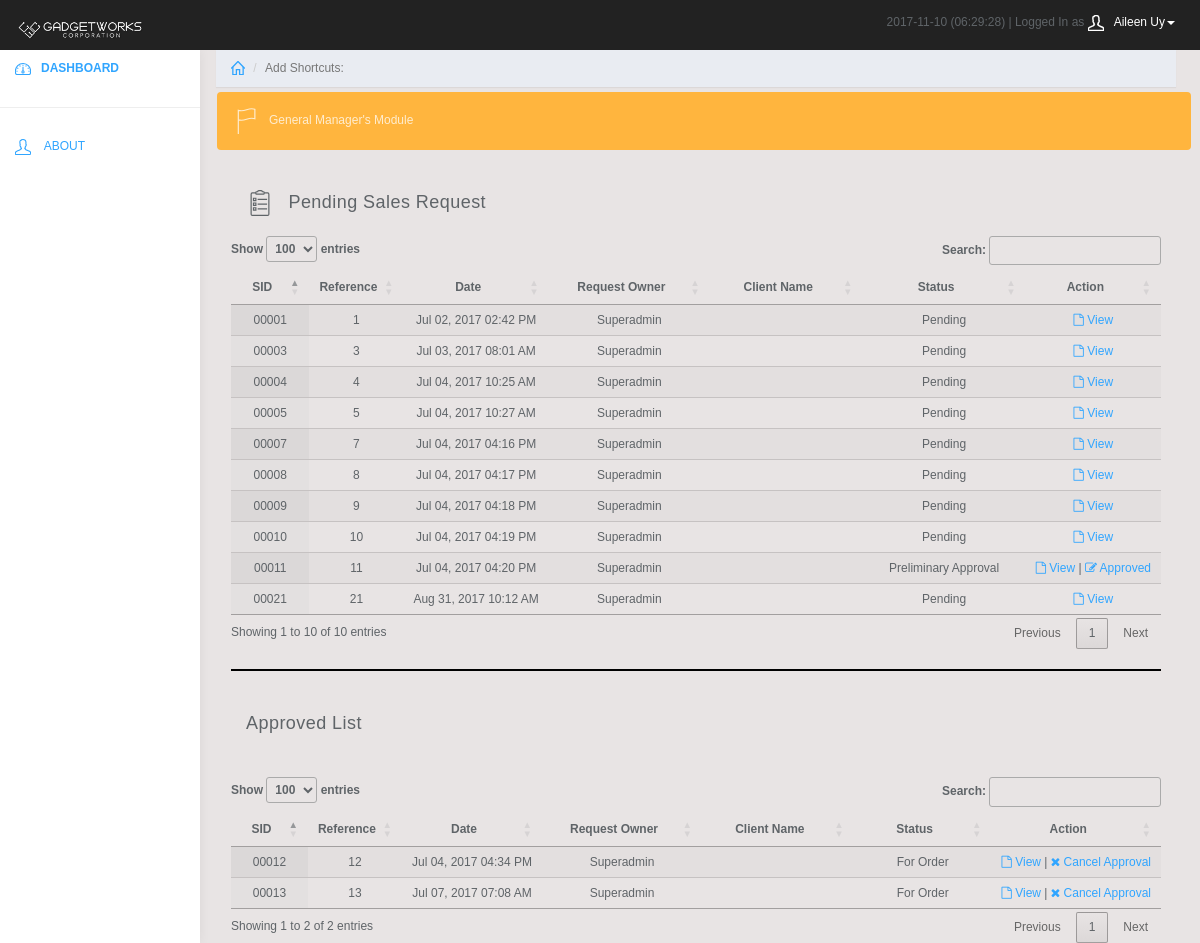
Screenshot of /branch/gm_view.php (signed in) with the database file from the repository.
### tables this page shows
CREATE TABLE `entity` (
  `ID` int(11) NOT NULL AUTO_INCREMENT,
  `Name` varchar(120) NOT NULL,
  `Address` varchar(225) NOT NULL,
  `Phone` varchar(120) NOT NULL,
  `Birthdate` datetime NOT NULL,
  `Username` varchar(120) NOT NULL,
  `Password` varchar(45) NOT NULL,
  `Level` int(11) NOT NULL,
  `Type` int(11) NOT NULL,
  `Mark` int(11) NOT NULL,
  PRIMARY KEY (`ID`)
);

CREATE TABLE `sales_head` (
  `ID` int(11) NOT NULL AUTO_INCREMENT,
  `Reference` bigint(22) NOT NULL DEFAULT '0',
  `Source` int(11) NOT NULL DEFAULT '0',
  `Destination` int(11) NOT NULL DEFAULT '0',
  `Comment` varchar(45) NOT NULL DEFAULT '',
  `Date` datetime NOT NULL DEFAULT '0000-00-00 00:00:00',
  `Mark` int(11) NOT NULL DEFAULT '0',
  `Creator` int(11) NOT NULL DEFAULT '0',
  `Type` int(11) NOT NULL DEFAULT '0',
  `DeliveryDate` datetime NOT NULL DEFAULT '0000-00-00 00:00:00',
  `TermID` int(11) NOT NULL DEFAULT '1',
  `ContactID` int(11) NOT NULL DEFAULT '1',
  `Approved` int(1) NOT NULL DEFAULT '0',
  `ManagerApproval` int(11) NOT NULL DEFAULT '0',
  `SecondaryApproval` int(11) NOT NULL DEFAULT '0',
  `DeliveryCharge` decimal(10,2) NOT NULL DEFAULT '0.00',
  `BDF` decimal(10,2) NOT NULL DEFAULT '0.00',
  `AccountingApproval` int(11) NOT NULL DEFAULT '0',
  `Status` int(11) NOT NULL DEFAULT '0',
  PRIMARY KEY (`ID`)
);

### branch/gm_view.php (the view, shortened to what this page needs)
<html>
	<?php require_once("../resource/sections/branch_header.php"); ?>
	<body>
		<?php
			require_once("../resource/sections/branch_banner.php");
			require_once("../resource/sections/branch_menu.php");
		?>
		<link rel="stylesheet" type="text/css" href="https://cdn.datatables.net/1.10.11/css/jquery.dataTables.min.css"/>
		<link rel="stylesheet" type="text/css" href="https://cdn.datatables.net/responsive/2.0.2/css/responsive.dataTables.min.css"/>
		<div class="col-sm-9 col-sm-offset-3 col-lg-10 col-lg-offset-2 main">
		<?php require_once("../resource/sections/branch_shortcuts.php"); ?>
			<div>
				<div class="row" style="margin-left:1px;">
					<a href="#">
					<div class="row" style="margin-top:5px"><div class="alert bg-warning" role="alert"><svg class="glyph stroked flag"><use xlink:href="#stroked-flag"></use></svg>General Manager's Module</span></a></div></div>
					<div class="panel-heading"><svg class="glyph stroked clipboard with paper"><use xlink:href="#stroked-clipboard-with-paper"></use></svg>   Pending Sales Request</div>
				</div>
				<div class="table-wrapper">
			        	<table id="patients" class="display responsive nowrap selecttable" cellspacing="0" width="100%">
						<?php
							require_once("../resource/database/hive.php");
							$sqlquery = "SELECT
									    S.`ID`,
									    S.`Reference`,
									    E.`Name`,
									    ET.`Name`,
									    S.`Date`,
									    SUM(P.`Amount`) AS 'Amount',
									    S.`Type`,
									    S.`Comment`,
									    S.`Mark`,
									    S.`Approved`,
									    S.`ManagerApproval`,
									    S.`SecondaryApproval`
									FROM
									    `sales_head` AS S
									        LEFT JOIN
									    `entity` AS E ON E.`ID` =S.`Source`
									        LEFT JOIN
									    `entity` AS ET ON ET.`ID` = S.`Destination`
									        LEFT JOIN
									    `particular_sales` AS P ON P.`Sales` = S.`ID`
									WHERE
									    S.`Mark` = 1
									    AND S.`ManagerApproval` = 0
									GROUP BY S.`ID`
									ORDER BY `ID` DESC";
							$result = mysqli_query($mysqli, $sqlquery);
							echo '<thead>';
							echo '<tr style="text-align:center;font-weight:bold;">';
							echo '<th style="width:10%;text-align:center;" data-priority="1">SID</th>';
							echo '<th style="width:10%;text-align:center;" data-priority="2">Reference</th>';
							echo '<th style="width:15%;text-align:center;" data-priority="3">Date</th>';
							echo '<th style="width:20%;text-align:center;" data-priority="4">Request Owner</th>';
							echo '<th style="width:20%;text-align:center;" data-priority="4">Client Name</th>';
							echo '<th style="width:20%;text-align:center;" data-priority="6">Status</th>';
							echo '<th style="width:10%;text-align:center;" data-priority="8">Action</th>';
							echo '</tr></thead><tbody>';
							for($i=0; $i < mysqli_num_rows($result); $i++)
							{
								echo '<tr style="text-align:center;">';
								$result->data_seek($i);
				    				$row = $result->fetch_row();
								echo '<td>'.sprintf('%05d', $row[0]).'</td>';
								echo '<td>'.$row[1].'</td>';
								echo '<td>'.date("M d, Y h:i A", strtotime($row[4])).'</td>';
								echo '<td>'.ucwords(strtolower($row[2])).'</td>';
								echo '<td>'.ucwords(strtolower($row[3])).'</td>';
								if($row[9] == 1 && $row[10] == 0) echo "<td>Preliminary Approval</td>";
								else if ($row[9] == 2) echo "<td>Secondary Approval</td>";
								else echo "<td>Pending</td>" ;
								if($row[9] == 1) echo '<td><a href="pdf-sales.php?id='.$row[0].'&action=view" target="_blank"><i class="fa fa-file-o" aria-hidden="true"></i> View</a>&nbsp|&nbsp<a href="gm_view.php?approved='.$row[0].'&type='.$row[6].'"><i class="fa fa-pencil-square-o" aria-hidden="true"></i> Approved</a></td>';
								else if($row[9] == 0) echo '<td><a href="pdf-sales.php?id='.$row[0].'&action=view" target="_blank"><i class="fa fa-file-o" aria-hidden="true"></i> View</a></td>';
								echo '</tr>';
							}
						?>
						</tbody>
					</table>
				</div>
				<hr style="border-top: 2px solid black;">
				<div class="panel-heading"> Approved List</div>
				<table class="table" style="width:100%;font-size:12px">
			        	<table id="patients2" class="display responsive nowrap selecttable" cellspacing="0" width="100%">
						<?php
							require_once("../resource/database/hive.php");
							$sqlquery = "SELECT
									    S.`ID`,
									    S.`Reference`,
									    E.`Name`,
									    ET.`Name`,
									    S.`Date`,
									    SUM(P.`Amount`) AS 'Amount',
									    S.`Type`,
									    S.`Comment`,
									    S.`Mark`,
									    S.`Approved`,
									    S.`ManagerApproval`,
									    S.`SecondaryApproval`
									FROM
									    `sales_head` AS S
									        LEFT JOIN
									    `entity` AS E ON E.`ID` =S.`Source`
									        LEFT JOIN
									    `entity` AS ET ON ET.`ID` = S.`Destination`
									        LEFT JOIN
									    `particular_sales` AS P ON P.`Sales` = S.`ID`
									WHERE
									    S.`Mark` = 1
									    AND S.`Approved` = 1
									    AND S.`ManagerApproval` != 0
									GROUP BY S.`ID`
									ORDER BY `ID` DESC";
							$result = mysqli_query($mysqli, $sqlquery);
							echo '<thead>';
							echo '<tr style="text-align:center;font-weight:bold;">';
							echo '<th style="width:10%;text-align:center;" data-priority="1">SID</th>';
							echo '<th style="width:10%;text-align:center;" data-priority="2">Reference</th>';
							echo '<th style="width:15%;text-align:center;" data-priority="3">Date</th>';
							echo '<th style="width:20%;text-align:center;" data-priority="4">Request Owner</th>';
							echo '<th style="width:20%;text-align:center;" data-priority="4">Client Name</th>';
							echo '<th style="width:20%;text-align:center;" data-priority="6">Status</th>';
							echo '<th style="width:10%;text-align:center;" data-priority="8">Action</th>';
							echo '</tr></thead><tbody>';
							for($i=0; $i < mysqli_num_rows($result); $i++)
							{
								echo '<tr style="text-align:center;">';
								$result->data_seek($i);
				    				$row = $result->fetch_row();
								echo '<td>'.sprintf('%05d', $row[0]).'</td>';
								echo '<td>'.$row[1].'</td>';
								echo '<td>'.date("M d, Y h:i A", strtotime($row[4])).'</td>';
								echo '<td>'.ucwords(strtolower($row[2])).'</td>';
								echo '<td>'.ucwords(strtolower($row[3])).'</td>';
								if($row[9] == 1 && $row[11] != 0 && $row[10] == 0) echo "<td>Preliminary Approval</td>";
								else if ($row[9] == 1 && $row[10] != 0) echo "<td>For Order</td>";
								else echo "<td>Pending</td>" ;
								if($row[8] == 1) echo '<td><a href="pdf-sales.php?id='.$row[0].'&action=view" target="_blank"><i class="fa fa-file-o" aria-hidden="true"></i> View</a>&nbsp|&nbsp<a href="gm_view.php?cancel='.$row[0].'&type='.$row[6].'"><i class="fa fa-times" aria-hidden="true"></i> Cancel Approval</a></td>';
								else if($row[8] == 2) echo '<td><a href="salesorderlist.php?continue='.$row[0].'&type='.$row[6].'"><i class="fa fa-pencil-square-o" aria-hidden="true"></i> Continue</a></td>';
								echo '</tr>';
							}
						?>
						</tbody>
					</table>
	</body>
</html>

### resource/sections/branch_banner.php (shortened to what this page needs)
<nav class="navbar navbar-inverse navbar-fixed-top" role="navigation">
		<div class="container-fluid">
			<div class="navbar-header">
				<a class="navbar-brand" href="index.php"><img src="/resource/images/gwbannerlogo2.png" height="30" alt="Banner Image"/></a>
				<ul class="user-menu">
					<li class="dropdown pull-right">
						<?php
							require_once("../resource/database/hive.php");
							$date_today = date("Y-m-d");
							$userID = $_SESSION['id'];
							$myname = mysqli_query($mysqli, "SELECT `Name` FROM `entity` WHERE `ID` = '$userID'");
							$myname = mysqli_fetch_row($myname);
							$userName = $myname[0];
							echo $date_today.' (<span id="clock"><script type="text/javascript">startclock();</script></span>) | Logged In as <a href="#" class="dropdown-toggle" data-toggle="dropdown"><svg class="glyph stroked male-user"><use xlink:href="#stroked-male-user"></use></svg>'.$userName.'<span class="caret"></span></a>
						<ul class="dropdown-menu" role="menu">
							<li><a href="#"><svg class="glyph stroked male-user"><use xlink:href="#stroked-male-user"></use></svg> Profile</a></li>
							<li><a href="about_profile.php"><svg class="glyph stroked gear"><use xlink:href="#stroked-gear"></use></svg> Settings</a></li>
							<li><a href="logout.php"><svg class="glyph stroked cancel"><use xlink:href="#stroked-cancel"></use></svg> Logout</a></li>
						</ul>';
						?>
					</li>
				</ul>
			</div>
		</div>
	</nav>

### branch/css/styles.css (style rules this page uses)
body { background: #f1f4f7; padding-top: 50px; color: #5f6468; }
a, a:hover, a:focus { color: #30a5ff; }
.navbar-header .navbar-brand { color: #fff; font-size: 16px; text-transform: uppercase; font-weight: 500; letter-spacing: 2px; }
.bg-warning { color: #fff; background-color: #ffb53e; }
.bg-warning a { color: rgba(255, 255, 255, .75); }
.panel-heading { font-size: 18px; font-weight: 300; letter-spacing: 0.025em; height: 66px; line-height: 45px; }
.navbar { border: 0; }
.user-menu { display: inline-block; margin-top: 14px; margin-right: 10px; float: right; list-style: none; padding: 0; }
.user-menu a { color: #fff; }
@media (min-width: 768px) { .navbar-header { width: 100%; } }
.table { background: #fff; }
.sidebar .glyph, .user-menu .glyph { height: 16px; width: 16px; margin: 0 10px 0 0; stroke-width: 3px; }
.user-menu .glyph { stroke-width: 4px; }
.alert .glyph, .panel-heading .glyph { width: 26px; height: 26px; margin: 0 10px 0 0; stroke-width: 2px; }

### resource/graphics/css/clinic_standard.css (style rules this page uses)
body { background:#E8E4E4; margin: 0px 2% 0px 2%; font-family: helvetica; font-size:12px; }
.table-wrapper { width:100%; font-size:12px; }
.selecttable { font-size:12px; margin-top:15px; }

### rows the page displays
entity: Name "Aileen Uy"
sales_head: ID "00021", Reference "21", Date "Aug 31, 2017 10:12 AM", entity.Name "Superadmin", Approved "Pending"
sales_head: ID "00011", Reference "11", Date "Jul 04, 2017 04:20 PM", entity.Name "Superadmin", Approved "Preliminary Approval"
sales_head: ID "00010", Reference "10", Date "Jul 04, 2017 04:19 PM", entity.Name "Superadmin", Approved "Pending"
sales_head: ID "00009", Reference "9", Date "Jul 04, 2017 04:18 PM", entity.Name "Superadmin", Approved "Pending"
sales_head: ID "00008", Reference "8", Date "Jul 04, 2017 04:17 PM", entity.Name "Superadmin", Approved "Pending"
sales_head: ID "00007", Reference "7", Date "Jul 04, 2017 04:16 PM", entity.Name "Superadmin", Approved "Pending"
sales_head: ID "00005", Reference "5", Date "Jul 04, 2017 10:27 AM", entity.Name "Superadmin", Approved "Pending"
sales_head: ID "00004", Reference "4", Date "Jul 04, 2017 10:25 AM", entity.Name "Superadmin", Approved "Pending"
sales_head: ID "00003", Reference "3", Date "Jul 03, 2017 08:01 AM", entity.Name "Superadmin", Approved "Pending"
sales_head: ID "00001", Reference "1", Date "Jul 02, 2017 02:42 PM", entity.Name "Superadmin", Approved "Pending"
sales_head: ID "00013", Reference "13", Date "Jul 07, 2017 07:08 AM", entity.Name "Superadmin", Approved "For Order"
sales_head: ID "00012", Reference "12", Date "Jul 04, 2017 04:34 PM", entity.Name "Superadmin", Approved "For Order"
